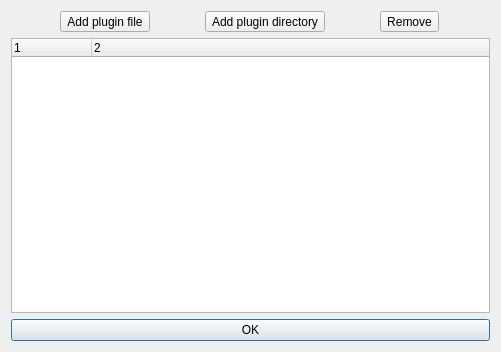
<?xml version="1.0" encoding="UTF-8"?>
<ui version="4.0">
 <class>PluginDialog</class>
 <widget class="QDialog" name="PluginDialog">
  <property name="geometry">
   <rect>
    <x>0</x>
    <y>0</y>
    <width>501</width>
    <height>352</height>
   </rect>
  </property>
  <property name="windowTitle">
   <string>PluginDialog</string>
  </property>
  <layout class="QVBoxLayout" name="verticalLayout">
   <item>
    <layout class="QHBoxLayout" name="horizontalLayout">
     <item>
      <widget class="QToolButton" name="addButton">
       <property name="text">
        <string>Add plugin file</string>
       </property>
      </widget>
     </item>
     <item>
      <widget class="QToolButton" name="directoryButton">
       <property name="text">
        <string>Add plugin directory</string>
       </property>
      </widget>
     </item>
     <item>
      <widget class="QToolButton" name="removeButton">
       <property name="text">
        <string>Remove</string>
       </property>
      </widget>
     </item>
    </layout>
   </item>
   <item>
    <widget class="QTreeWidget" name="treeWidget">
     <property name="frameShape">
      <enum>QFrame::StyledPanel</enum>
     </property>
     <property name="alternatingRowColors">
      <bool>true</bool>
     </property>
     <property name="selectionMode">
      <enum>QAbstractItemView::MultiSelection</enum>
     </property>
     <property name="allColumnsShowFocus">
      <bool>false</bool>
     </property>
     <property name="columnCount">
      <number>2</number>
     </property>
     <attribute name="headerDefaultSectionSize">
      <number>80</number>
     </attribute>
     <column>
      <property name="text">
       <string notr="true">1</string>
      </property>
     </column>
     <column>
      <property name="text">
       <string notr="true">2</string>
      </property>
     </column>
    </widget>
   </item>
   <item>
    <widget class="QPushButton" name="OKButton">
     <property name="sizePolicy">
      <sizepolicy hsizetype="Minimum" vsizetype="Preferred">
       <horstretch>0</horstretch>
       <verstretch>0</verstretch>
      </sizepolicy>
     </property>
     <property name="minimumSize">
      <size>
       <width>100</width>
       <height>0</height>
      </size>
     </property>
     <property name="text">
      <string>OK</string>
     </property>
    </widget>
   </item>
  </layout>
 </widget>
 <resources/>
 <connections>
  <connection>
   <sender>OKButton</sender>
   <signal>pressed()</signal>
   <receiver>PluginDialog</receiver>
   <slot>accept()</slot>
   <hints>
    <hint type="sourcelabel">
     <x>339</x>
     <y>276</y>
    </hint>
    <hint type="destinationlabel">
     <x>199</x>
     <y>149</y>
    </hint>
   </hints>
  </connection>
  <connection>
   <sender>PluginDialog</sender>
   <signal>rejected()</signal>
   <receiver>PluginDialog</receiver>
   <slot>accept()</slot>
   <hints>
    <hint type="sourcelabel">
     <x>332</x>
     <y>180</y>
    </hint>
    <hint type="destinationlabel">
     <x>332</x>
     <y>180</y>
    </hint>
   </hints>
  </connection>
 </connections>
</ui>
